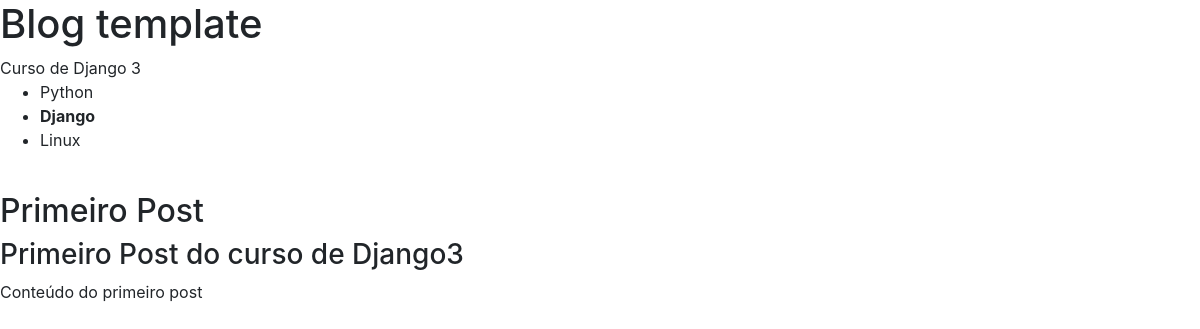
Page /blog/ on the earlier database version.
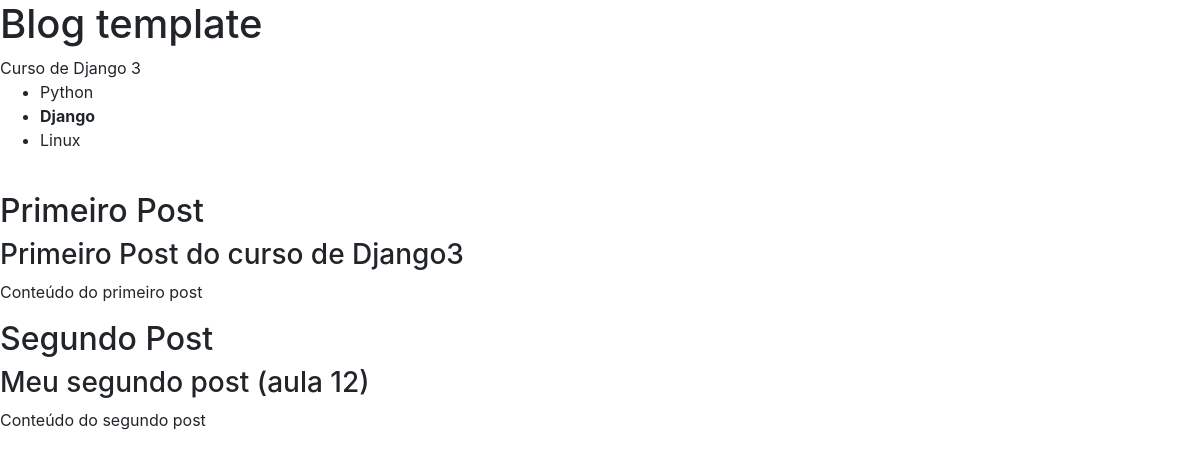
Same page on the later database version.
### website/models.py (models this page shows, shortened)
class Post(models.Model):
    title = models.CharField(max_length=100)
    subtitle = models.CharField(max_length=200)
    content = models.TextField()
    categories = models.CharField(
        max_length=2, # siglas
        choices=Categories.choices, # setando o enum
        default=Categories.GR # setando qual dos marcadores do enum sera o padrao
    )
    approved = models.BooleanField(default=True) # recebe TRUE ou FALSE

### website/views.py (the view)
# urls.py: path('', hello_blog) # url vazia eh equivalente a home deste app
def hello_blog(request):
    lista = ['Python', 'Django', 'Linux']
    list_posts = Post.objects.all() # equivalente a select all
    data = {
        'name': 'Curso de Django 3',
        'lista': lista,
        'posts': list_posts
    }
    return render(request, 'index.html', data)

### website/templates/index.html (shortened to what this page needs)
<link rel="stylesheet" href="https://cdn.jsdelivr.net/npm/bootstrap@4.5.3/dist/css/bootstrap.min.css">
<h1>Blog template</h1>
{{ name }}
<ul>
    {% for item in lista %}
        {% if item == 'Django' %}
            <li><strong>{{ item }}</strong></li>
        {% else %}
            <li>{{ item }}</li>
        {% endif %}
    {% endfor %}
</ul>
{% for post in posts %}
    <h2>{{ post.title }}</h2>
    <h3>{{ post.subtitle }}</h3>
    <p>{{ post.content }}</p>
{% endfor %}

Differences in the rows shown:
added Post: title "Segundo Post", subtitle "Meu segundo post (aula 12)", content "Conteúdo do segundo post"
